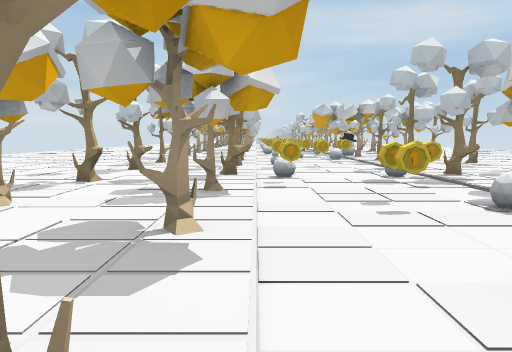
view 1 (above)

21 first-person views from a walk through a 3-D level made in the Unity game engine. The camera is 1.3 m above the floor, tilts 6° down and sees 70° across. The floor is counted in squares, 2 m on a side. Each view is taken from the middle of a square. On the plan, view 1 faces up. The plan holds only what a view shows up to about 11 squares ahead; the rest is blank. The place goes on beyond the plan. The player is left out. Some animated figures are not drawn.

view 2
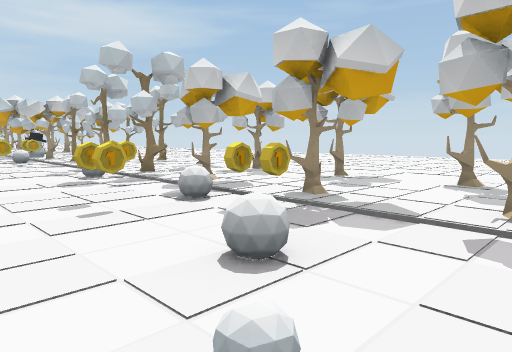

view 3
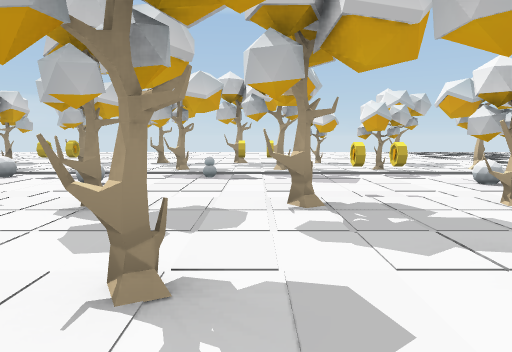

view 4
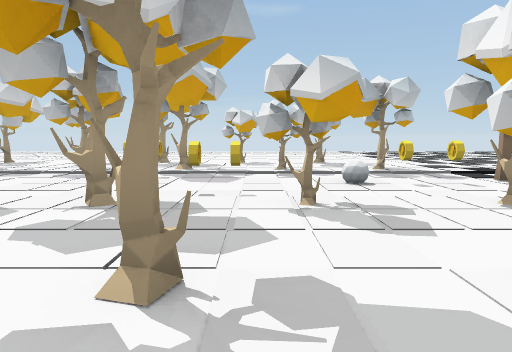

view 5
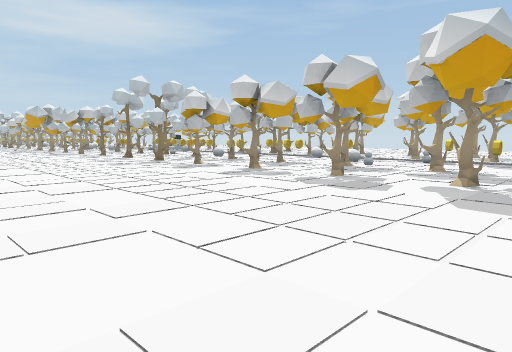

view 6
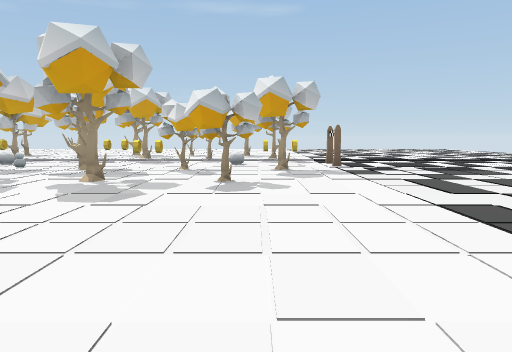

view 7
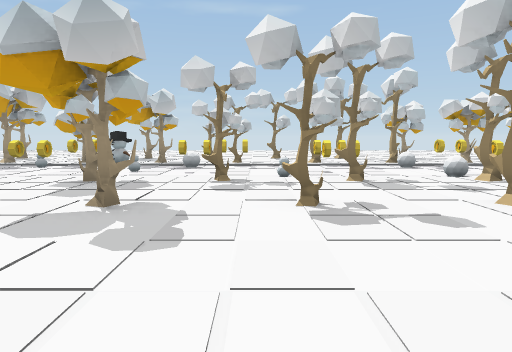

view 8
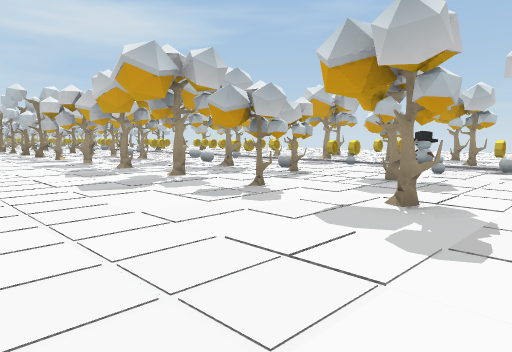

view 9
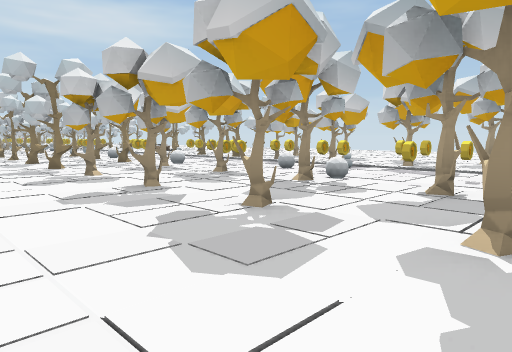

view 10
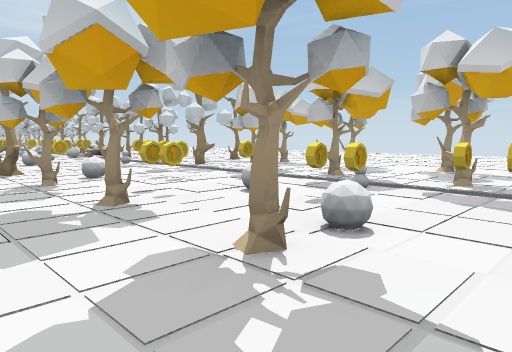

view 11
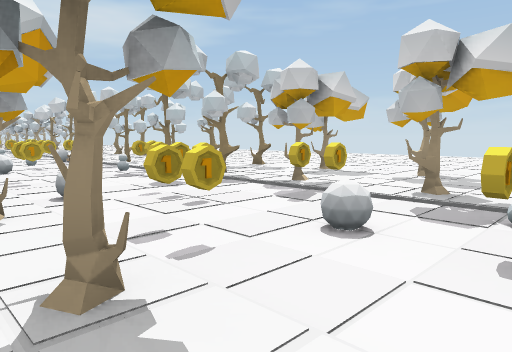

view 12
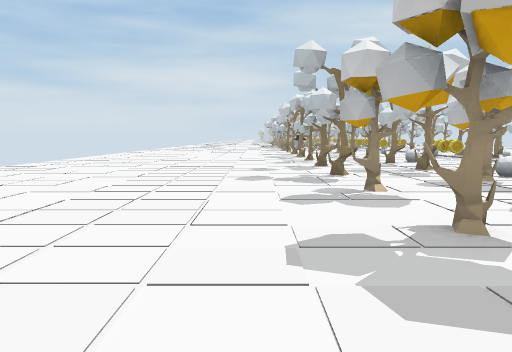

view 13
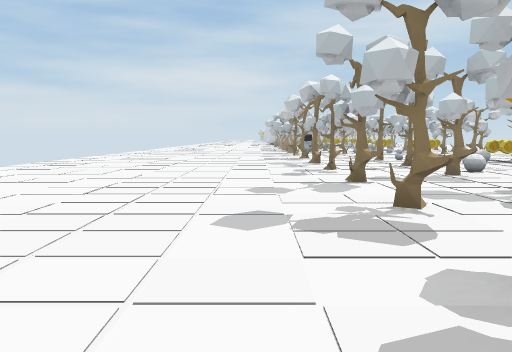

view 14
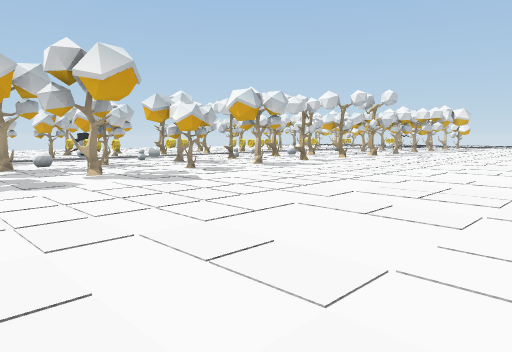

view 15
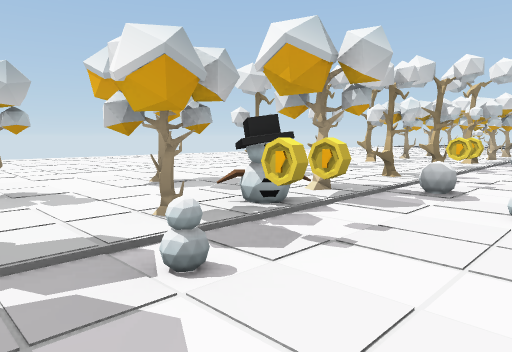

view 16
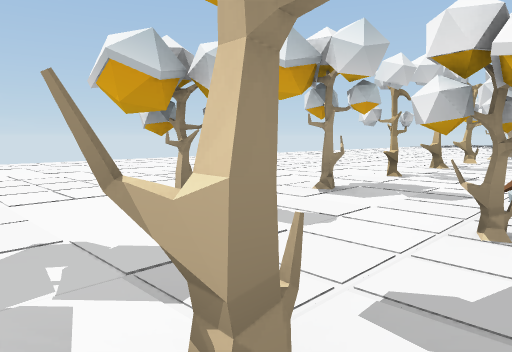

view 17
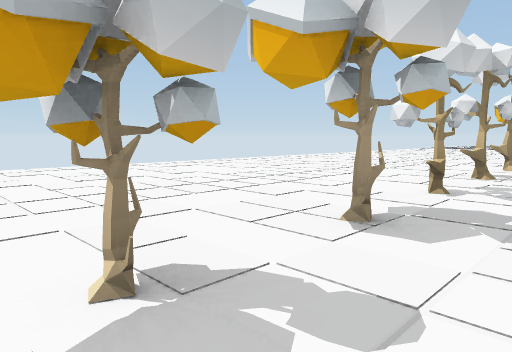

view 18
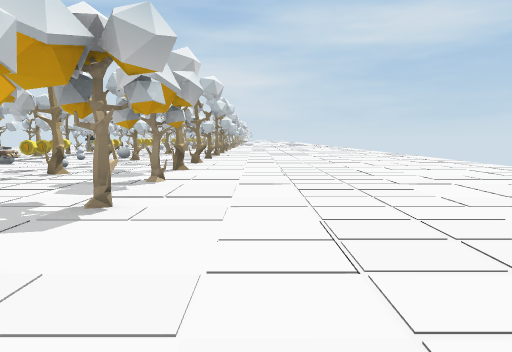

view 19
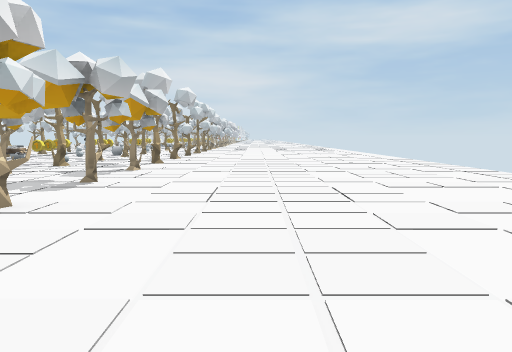

view 20
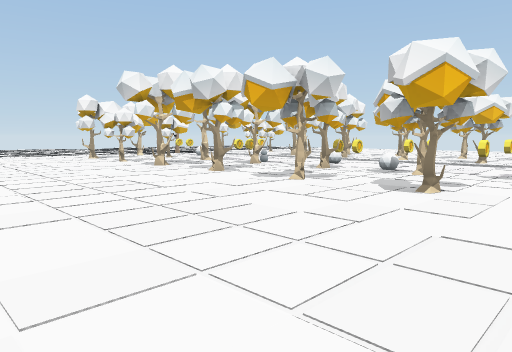

view 21
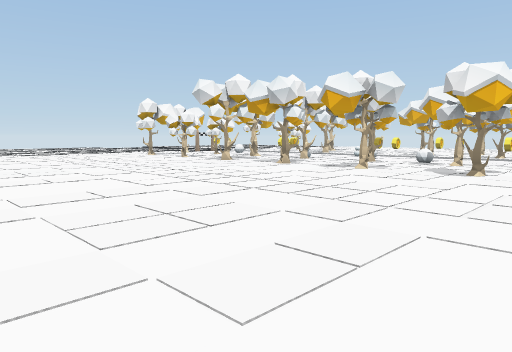

### Floor plan
Key: @ floor where view 1 was taken; # wall or solid block; x gap in a wall; . floor; O other object.
Columns run from 9 left of view 1 to 12 right of it. Each row starts with its distance up from view 1.
 28 .........#.O..........
 27 .......#.......#......
 26 .........#OOO#........
 25 .......#..O.O.#.......
 24 .............#.#......
 23  .......#..O..........
 22  .....#...OOO.........
 21   ........O.#..#......
 20    ........O.........
 19    ......#.O.#.#....
 18 .......#....O.......
 17 ..........OO.#.....
 16 .......#...O..# .....
 15 ........##..####......
 14  ......###O.##........
 13  ...........##.#......
 12  ........#.O##........
 11  ......#...OO..#......
 10  ...........O#........
  9   .....#.#OO...#......
  8   ........OO.#........
  7   .....#.......#......
  6   .......#O.O.#.......
  5    .....#.O.#.#.......
  4   ....#.#..O#.........
  3   .........O#.#.......
  2   ....#.....O.........
  1   ......#....#.#.....
  0   .....#.@..#........
 -1  ........#..O#.#.....
 -2  ......#..O.........
 -3  ........#O..#x#....
 -4  ......#x#.....x....
 -5  ..........O........
 -6   .......#.O.....
 -7    ..............
 -8      ............

Where each view was taken, in squares from view 1:
view 1: 0 up, 0 right, facing up
view 2: 0 up, 0 right, facing up-right
view 3: 1 down, 4 left, facing right
view 4: 3 down, 4 left, facing right
view 5: 4 down, 8 left, facing up-right
view 6: 5 down, 8 left, facing right
view 7: 10 up, 6 left, facing right
view 8: 10 up, 6 left, facing up-right
view 9: 15 up, 5 left, facing up-right
view 10: 17 up, 2 left, facing up-right
view 11: 19 up, 1 left, facing up-right
view 12: 17 up, 4 left, facing up
view 13: 20 up, 4 left, facing up
view 14: 18 up, 9 left, facing down-right
view 15: 16 up, 1 right, facing down-right
view 16: 17 up, 3 right, facing down-right
view 17: 16 up, 4 right, facing down-right
view 18: 18 up, 7 right, facing up
view 19: 16 up, 8 right, facing up
view 20: 7 up, 10 right, facing down-left
view 21: 7 up, 12 right, facing down-left
